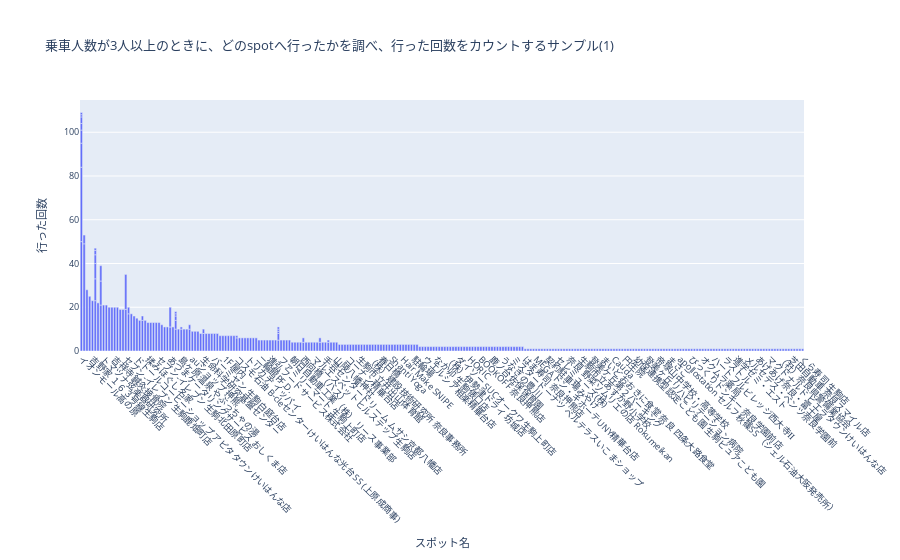
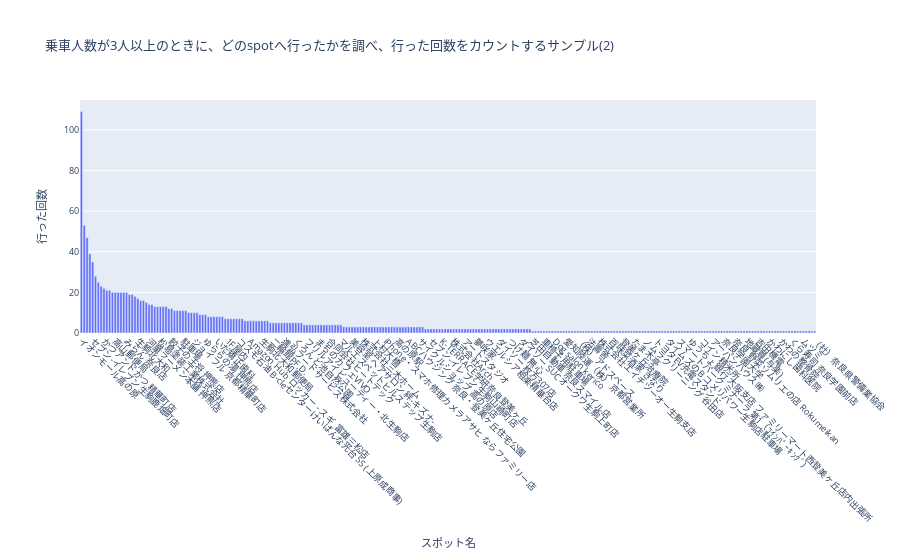

The code cell stored with these charts, in order, in its notebook:
### Code cell
# 乗車人数が3人以上のときに，どのspotへ行ったかを調べ，行った回数をカウントするサンプル

# 参考リンク
# テーブル結合 https://note.nkmk.me/en/python-pandas-merge-join/
# データ集計 https://note.nkmk.me/python-pandas-groupby-statistics/
# データの重複削除 https://note.nkmk.me/python-pandas-duplicated-drop-duplicates/
# ソート https://note.nkmk.me/python-pandas-sort-in-any-order/
# ソート https://note.nkmk.me/python-pandas-sort-values-sort-index/
# グラフ描画 https://plotly.com/python/

import plotly.express as px

# trip tableとhistory tableを結合
trip_with_history = trip_df.merge(history_df, on="history_id")
# 乗車人数が3人以上のもので絞り込み
trip_more_than_three_passengers = trip_with_history[
    trip_with_history["passengers_count"] >= 3
]
# spot_idを元にspot tableを結合する
trip_with_spot = trip_more_than_three_passengers.merge(spot_df, on="spot_id")
# is_parkingがFalseのものだけ抽出する
trip_with_non_parking_spot = trip_with_spot[trip_with_spot["is_parking"] == False]

# 可視化パターン1
# spot_idに基づいて，spot_nameとその件数を取得し，ソートする
result_df = (
    trip_with_non_parking_spot.groupby(["spot_id", "spot_name"])
    .size()
    .to_frame("count")
    .sort_values("count", ascending=False)
    .reset_index()
)

fig1 = px.bar(
    result_df,
    x="spot_name",
    y="count",
    title="乗車人数が3人以上のときに、どのspotへ行ったかを調べ、行った回数をカウントするサンプル(1)",
    labels={"count": "行った回数"}, 
)
fig1.update_layout(
    xaxis=dict(
        tickangle=45,
        title_text="スポット名",
    ),
    yaxis=dict(
        title_text="行った回数",
    ),
    font=dict(
        size=9,
    ),
)
fig1.show()


# 可視化パターン2
# spot_nameに基づいて，その件数を取得し，ソートする
total_counts_df = (
    trip_with_non_parking_spot.groupby('spot_name')['count']
    .size()
    .to_frame("count")
    .sort_values("count", ascending=False)
    .reset_index()
)

fig2 = px.bar(
    total_counts_df,
    x="spot_name",
    y="count",
    title="乗車人数が3人以上のときに、どのspotへ行ったかを調べ、行った回数をカウントするサンプル(2)",
    labels={"count": "行った回数"}, 
)
fig2.update_layout(
    xaxis=dict(
        tickangle=45,
        title_text="スポット名",
    ),
    yaxis=dict(
        title_text="行った回数",
    ),
    font=dict(
        size=9,
    ),
)
fig2.show()

### Figure 1 — Plotly figure (JSON) as saved in the notebook; plotly's stock layout.template omitted (floating-point values rounded to 4 significant figures; data arrays with more than 128 entries replaced by an {"elided": "..."} marker saying what was removed)
{"data": [{"alignmentgroup": "True", "hovertemplate": "spot_name=%{x}<br>行った回数=%{y}<extra></extra>", "legendgroup": "", "marker": {"color": "#636efa", "pattern": {"shape": ""}}, "name": "", "offsetgroup": "", "orientation": "v", "showlegend": false, "textposition": "auto", "type": "bar", "x": {"elided": "295 str values"}, "xaxis": "x", "y": {"elided": "295 int values"}, "yaxis": "y"}], "layout": {"barmode": "relative", "font": {"size": 9}, "legend": {"tracegroupgap": 0}, "title": {"text": "乗車人数が3人以上のときに、どのspotへ行ったかを調べ、行った回数をカウントするサンプル(1)"}, "xaxis": {"anchor": "y", "domain": [0, 1], "tickangle": 45, "title": {"text": "スポット名"}}, "yaxis": {"anchor": "x", "domain": [0, 1], "title": {"text": "行った回数"}}}}

### Figure 2 — Plotly figure (JSON) as saved in the notebook; plotly's stock layout.template omitted (floating-point values rounded to 4 significant figures; data arrays with more than 128 entries replaced by an {"elided": "..."} marker saying what was removed)
{"data": [{"alignmentgroup": "True", "hovertemplate": "spot_name=%{x}<br>行った回数=%{y}<extra></extra>", "legendgroup": "", "marker": {"color": "#636efa", "pattern": {"shape": ""}}, "name": "", "offsetgroup": "", "orientation": "v", "showlegend": false, "textposition": "auto", "type": "bar", "x": {"elided": "261 str values"}, "xaxis": "x", "y": {"elided": "261 int values"}, "yaxis": "y"}], "layout": {"barmode": "relative", "font": {"size": 9}, "legend": {"tracegroupgap": 0}, "title": {"text": "乗車人数が3人以上のときに、どのspotへ行ったかを調べ、行った回数をカウントするサンプル(2)"}, "xaxis": {"anchor": "y", "domain": [0, 1], "tickangle": 45, "title": {"text": "スポット名"}}, "yaxis": {"anchor": "x", "domain": [0, 1], "title": {"text": "行った回数"}}}}
